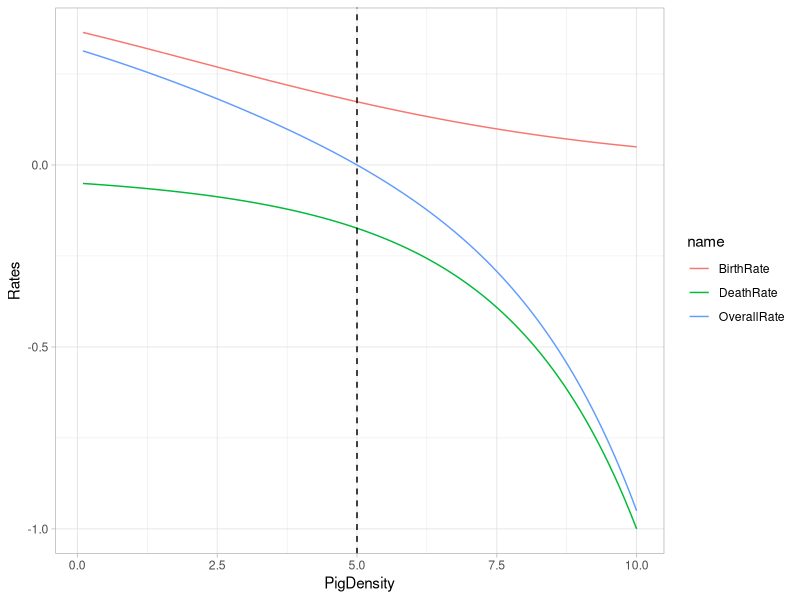
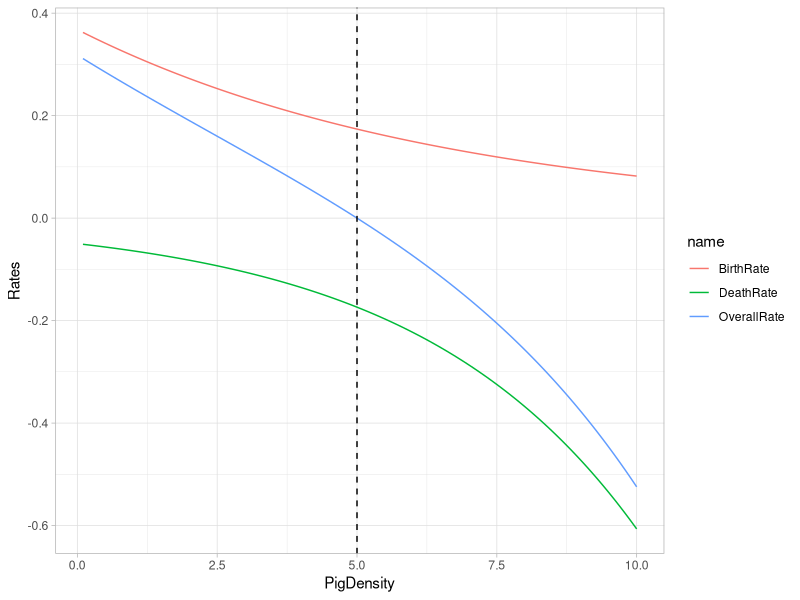

R code for these plots, in order:
## Birth vs mortality
### Matt Denwood, 2024-04-22

library("tidyverse")
theme_set(theme_light())

## We should base this on PigDensity, which is pigs per square km
## of forest-equivalent habitat (where e.g. 1km2 arable land is
## equivalent to 0.1km2 forest or similar)

## Then if we say that a group size of 25 wild boar usually has
## a home range of 5km, that implies that 5 pigs per km2 forest
## equivalent is a "carrying capacity" of sorts

## Birth parameters:  intercept, linear term, quadratic term (on log scale)
b0 <- -1
b1 <- -0.1
b2 <- -0.01

## Death parameters:  intercept, linear term, quadratic term (on log scale)
d0 <- -3
d1 <- 0.2
d2 <- 0.01

## Effective carrying capacity is given by:
kfun <- function(k) abs(exp(b0 + b1*k + b2*k^2) - exp(d0 + d1*k + d2*k^2))
optimize(kfun, interval=c(0,100))

tibble(PigDensity = seq_len(100L)/10) |>
  mutate(BirthRate = exp(b0 + b1*PigDensity + b2*PigDensity^2)) |>
  mutate(DeathRate = -exp(d0 + d1*PigDensity + d2*PigDensity^2)) |>
  mutate(OverallRate = BirthRate + DeathRate) |>
  pivot_longer(-PigDensity) |>
  ggplot(aes(x=PigDensity, y=value, col=name)) +
  geom_line() +
  geom_vline(xintercept=5, lty="dashed") +
  ylab("Rates")


## Interpretation and restrictions:

### b0:  log of birth rate in an unrestricted population
### d0:  log of death rate in an unrestricted population

### b1:  log-linear change in birth rate with increasing density - must be negative
### d1:  log-linear change in mortality rate with increasing density - must be positive

### b2:  log-linear quadratic change in birth rate with increasing density - must be negative
### d2:  log-linear quadratic change in mortality rate with increasing density - must be positive

## Note: b2 and d2 are "optional" in the sense that the exponentiation gives us a non-linear system anyway:

## Birth parameters:  intercept, linear term (on log scale)
b0 <- -1
b1 <- -0.15

## Death parameters:  intercept, linear term (on log scale)
d0 <- -3
d1 <- 0.25

## Effective carrying capacity is given by:
kfun <- function(k) abs(exp(b0 + b1*k) - exp(d0 + d1*k))
optimize(kfun, interval=c(0,100))

tibble(PigDensity = seq_len(100L)/10) |>
  mutate(BirthRate = exp(b0 + b1*PigDensity)) |>
  mutate(DeathRate = -exp(d0 + d1*PigDensity)) |>
  mutate(OverallRate = BirthRate + DeathRate) |>
  pivot_longer(-PigDensity) |>
  ggplot(aes(x=PigDensity, y=value, col=name)) +
  geom_line() +
  geom_vline(xintercept=5, lty="dashed") +
  ylab("Rates")

